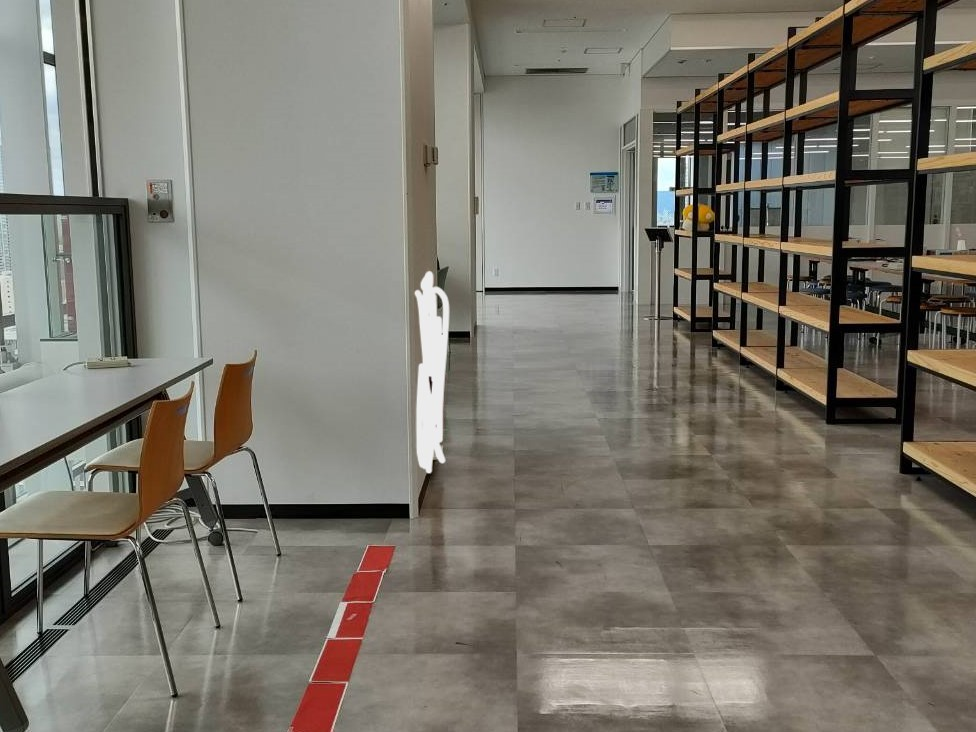
#> input picture img/redLine_test/redLine50_2.jpg, 976 x 732 px, found by its file name
$ python control_test3.py
#> lines starting #> are read from the running program, lines starting #| are printed output that depends on the picture; after the words box and inside, x2 and y2 are one past the last pixel; in counts of white or black regions, pixels touching at a corner belong together; long printed decimals are rounded
# x軸制御test
# 赤線に対してある程度傾けて置く

import cv2
import numpy as np
import socket
import time

"""
# TelloのIPアドレスとポート番号
TELLO_IP = '192.168.10.1'
TELLO_PORT = 8889
TELLO_ADDRESS = (TELLO_IP, TELLO_PORT)

# UDPソケットの作成
sock = socket.socket(socket.AF_INET, socket.SOCK_DGRAM)
sock.bind(('', 9001))

def send(message):
    try:
        sock.sendto(message.encode(), TELLO_ADDRESS)
        print(f"Sending message: {message}")
    except Exception as e:
        print(f"Error sending message: {e}")

def receive():
    try:
        response, _ = sock.recvfrom(1024)   # response:受信データ , _:送信元アドレス
        print(f"Received message: {response.decode()}")
    except Exception as e:
        print(f"Error receiving message: {e}")

def move(direction, distance):
    send(f"{direction} {distance}")
    receive()
"""


def binarization(image_path):
    # 画像を読み込む
    image = cv2.imread(image_path)
    if image is None:
        raise FileNotFoundError(f"Image not found at {image_path}")

    # BGRからHSVに変換
    hsv = cv2.cvtColor(image, cv2.COLOR_BGR2HSV)

    # 赤色の範囲を定義（赤色は2つの範囲をカバーするため、2つのマスクを作成）
    lower_red = np.array([0, 100, 100])  # ここを調整して範囲を絞ります
    upper_red = np.array([10, 255, 255])  # ここを調整して範囲を絞ります

    lower_red2 = np.array([160, 100, 100])
    upper_red2 = np.array([180, 255, 255])

    # 赤色のマスクを作成
    mask1 = cv2.inRange(hsv, lower_red, upper_red)
    mask2 = cv2.inRange(hsv, lower_red2, upper_red2)
    mask = cv2.bitwise_or(mask1, mask2)

    # マスクを適用して赤い部分を抽出
    result = cv2.bitwise_and(image, image, mask=mask)

    gray_image = cv2.cvtColor(result, cv2.COLOR_BGR2GRAY)
    _, binary_image = cv2.threshold(gray_image, 1, 255, cv2.THRESH_BINARY)

    return binary_image


def remove_noise(binary_image, cell_size, threshold):
    height, width = binary_image.shape[:2]
    for y in range(0, height, cell_size):
        for x in range(0, width, cell_size):
            cell = binary_image[y:y+cell_size, x:x+cell_size]
            red_pixels = np.sum(cell == 255)
            total_pixels = cell.size
            red_ratio = red_pixels / total_pixels

            if red_ratio < threshold:
                binary_image[y:y+cell_size, x:x+cell_size] = 0

    return binary_image


def group_coordinates(x_coords, y_coords, step):
    grouped_y_coords = []
    grouped_x_coords = []

    for y in range(0, max(y_coords) + step, step):
        mask = (y_coords >= y) & (y_coords < y + step)
        if np.any(mask):
            avg_y = np.mean(y_coords[mask])
            avg_x = np.mean(x_coords[mask])
            grouped_y_coords.append(avg_y)
            grouped_x_coords.append(avg_x)

    return np.array(grouped_x_coords), np.array(grouped_y_coords)


def remove_isolated_points(grouped_x_coords, grouped_y_coords, radius):
    filtered_x_coords = []
    filtered_y_coords = []
    for i in range(len(grouped_x_coords)):
        x = grouped_x_coords[i]
        y = grouped_y_coords[i]
        # 周囲の点をチェック
        distances = np.sqrt((grouped_x_coords - x) ** 2 + (grouped_y_coords - y) ** 2)
        # 半径内に他の点があるかチェック
        if np.sum((distances < radius) & (distances > 0)) > 0:
            filtered_x_coords.append(x)
            filtered_y_coords.append(y)
    return np.array(filtered_x_coords), np.array(filtered_y_coords)


def center_leastSquare(filtered_x_coords, filtered_y_coords):
    if len(filtered_x_coords) > 0:
        # 重心を計算
        cx = np.mean(filtered_x_coords)
        cy = np.mean(filtered_y_coords)

        # 最小二乗法
        A = np.vstack([filtered_x_coords, np.ones(len(filtered_x_coords))]).T
        m, _ = np.linalg.lstsq(A, filtered_y_coords, rcond=None)[0]
        m = -m

        # デバッグ用のプリント文
        print("(m):", m)
        # print("(cx):", cx)
        # print("(cy):", cy)

        return cx, cy, m
    return None, None, None


def process_image(image_path):
    global m, binary_image
    # 赤色のピクセルを抽出して2値化
    binary_image = binarization(image_path)
#> in binarization, image is the input picture: shape (732, 976, 3); mean B, G, R 109.3, 118.9, 123.2
#> in binarization, `hsv = cv2.cvtColor(image, cv2.COLOR_BGR2HSV)`: hsv: shape (732, 976, 3); mean H, S, V 32.3, 42.7, 124.8
#> in binarization, `mask1 = cv2.inRange(hsv, lower_red, upper_red)`:
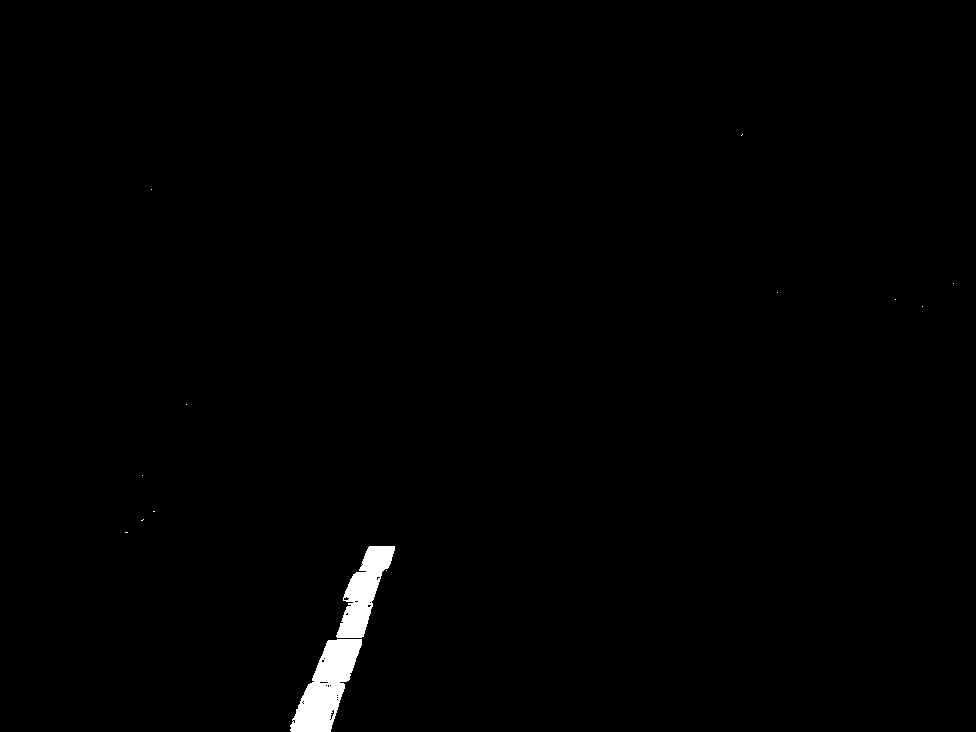
#> mask1: shape (732, 976); 0.85% white; 14 white regions (12 under 20 px), largest, box (x1, y1, x2, y2) and area: (290, 639, 362, 732) 3499, (336, 546, 395, 638) 2532
#> in binarization, `mask2 = cv2.inRange(hsv, lower_red2, upper_red2)`:
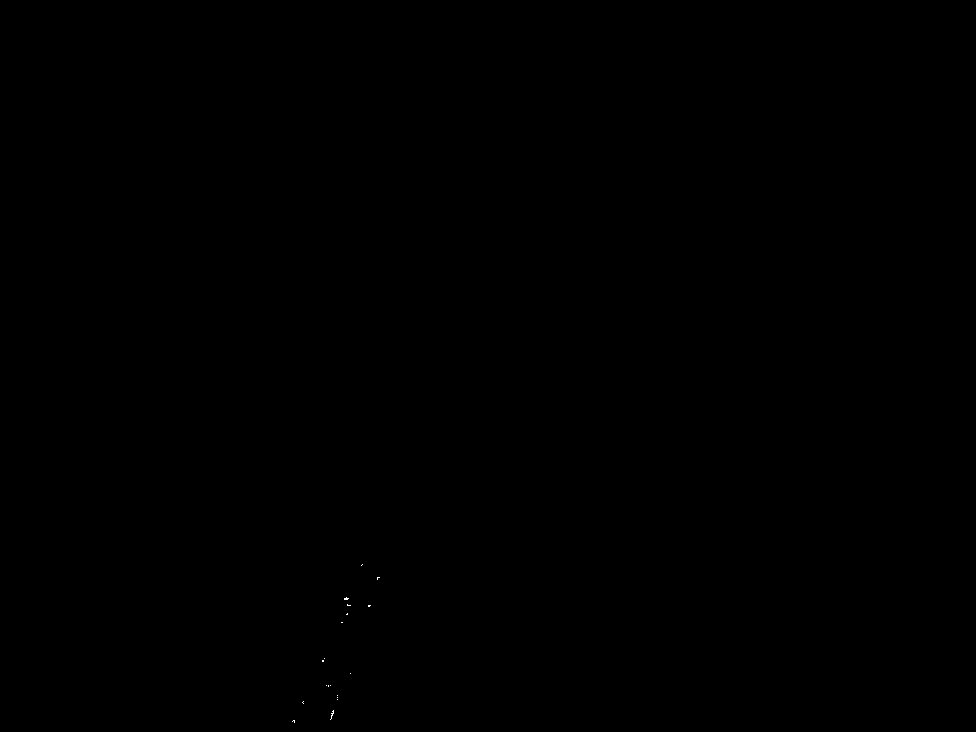
#> mask2: shape (732, 976); 0.01% white in thin lines or dots, all inside (x1, y1, x2, y2) = (292, 564, 380, 723)
#> in binarization, `mask = cv2.bitwise_or(mask1, mask2)`: mask: shape (732, 976); 0.86% white; 14 white regions (12 under 20 px), largest, box (x1, y1, x2, y2) and area: (290, 639, 362, 732) 3534, (336, 546, 395, 638) 2564
    # 画像のノイズを消す
    denoised_image = remove_noise(binary_image, 6, 0.7)
#> after the loop in remove_noise, `for y in range(0, height, cell_size):`:
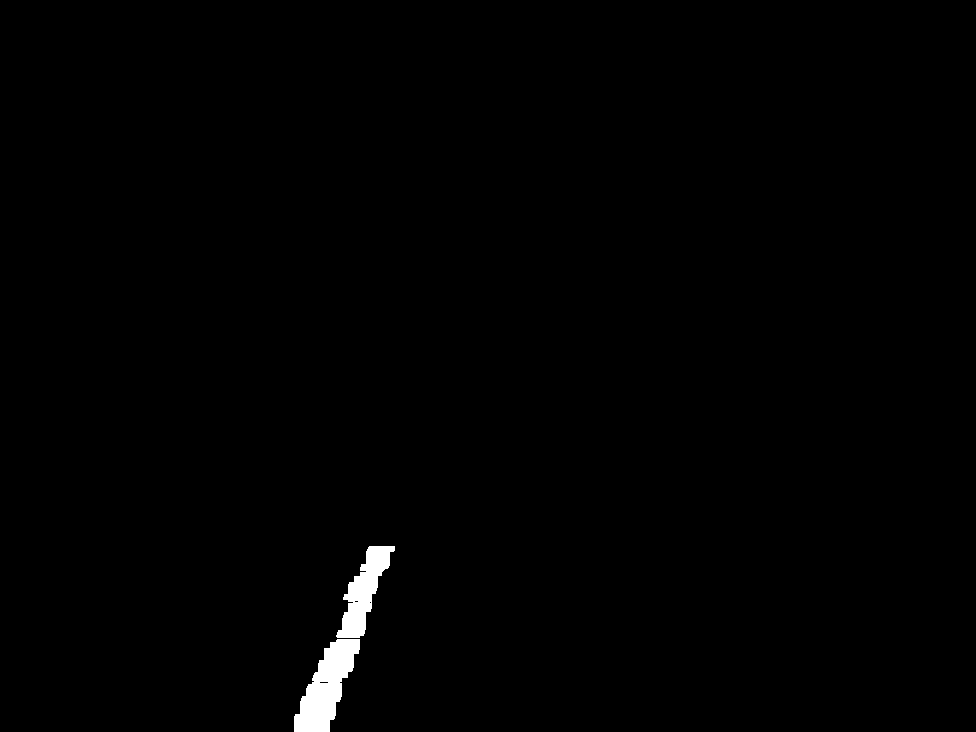
#> binary_image: shape (732, 976); 0.78% white; 2 white regions, box (x1, y1, x2, y2) and area: (294, 639, 360, 732) 3214, (336, 546, 395, 638) 2324
    # 白いピクセルの座標を抽出
    y_coords, x_coords = np.where(denoised_image == 255)
#> y_coords = 5538 values from 546 to 731; x_coords = 5538 values, max 394 at index 25, min 294 at index 4943, mean 341.8
    # 残った点をグループ化
    grouped_x_coords, grouped_y_coords = group_coordinates(x_coords, y_coords, 20)   # 数値の入力はstep数
#> the loop in group_coordinates, `for y in range(0, max(y_coords) + step, step):` made 38 passes
#> (avg_y, avg_x) on passes 28 to 37: (552.3, 379), (569.2, 372.3), (589.6, 361), (609.6, 357.4), (629.2, 351.6), (649.7, 341.9), (669.3, 333.1), (690.1, 323.5), (709.7, 316.7), (725.5, 311.5)
#> after the loop in group_coordinates, `for y in range(0, max(y_coords) + step, step):`: grouped_x_coords = [379, 372.3, 361, 357.4, 351.6, 341.9, 333.1, 323.5, 316.7, 311.5]; grouped_y_coords = [552.3, 569.2, 589.6, 609.6, 629.2, 649.7, 669.3, 690.1, 709.7, 725.5]
    # 孤立した点を削除
    filtered_x_coords, filtered_y_coords = remove_isolated_points(grouped_x_coords, grouped_y_coords, 40)
#> the loop in remove_isolated_points, `for i in range(len(grouped_x_coords)):` made 10 passes
#> (x, y) on passes 1 to 10: (379, 552.3), (372.3, 569.2), (361, 589.6), (357.4, 609.6), (351.6, 629.2), (341.9, 649.7), (333.1, 669.3), (323.5, 690.1), (316.7, 709.7), (311.5, 725.5)
#> after the loop in remove_isolated_points, `for i in range(len(grouped_x_coords)):`: filtered_x_coords has the same summary as grouped_x_coords in group_coordinates; filtered_y_coords has the same summary as grouped_y_coords in group_coordinates
#> filtered_x_coords has the same summary as grouped_x_coords in group_coordinates; filtered_y_coords has the same summary as grouped_y_coords in group_coordinates
    # 最小二乗法で直線フィット
    cx, cy, m = center_leastSquare(filtered_x_coords, filtered_y_coords)
#> in center_leastSquare, `cx = np.mean(filtered_x_coords)`: cx = 344.8
#> in center_leastSquare, `cy = np.mean(filtered_y_coords)`: cy = 639.4
#> in center_leastSquare, `A = np.vstack([filtered_x_coords, np.ones(len(filtered_x_coords))]).T`: A = [[379, 1], [372.3, 1], [361, 1], [357.4, 1], [351.6, 1], [341.9, 1], [333.1, 1], [323.5, 1], [316.7, 1], [311.5, 1]]
#> in center_leastSquare, `m, _ = np.linalg.lstsq(A, filtered_y_coords, rcond=None)[0]`: m = -2.55
#> in center_leastSquare, `m = -m`: m = 2.55
#| (m): 2.550
#> cx = 344.8; cy = 639.4; m = 2.55

    # [4 lines of commented-out code are left out]
    fx = 0.006912 * np.exp(0.013168 * (720 - cy)) + 0.355108
#> fx = 0.375
    print("(fx)", fx)
#| (fx) 0.3751

    # 重心cxと画面中心のずれ(d)
    cx_middle_error = 960//2 - cx
#> cx_middle_error = 135.2
    print("(cx_middle_errir)", cx_middle_error)
#| (cx_middle_errir) 135.211

    # drone画面のx方向のずれを入れたら, y軸を基準とする実際のx方向のずれが分かる.
    x_error = -cx_middle_error * fx
#> x_error = -50.72
    x_error = int(x_error)
#> x_error = -50
    print("(x_error)", x_error)
#| (x_error) -50

    """
    if(0 < x_error):
        move("left", -x_error)
    else:
        move("right", x_error)
    """


# グローバル変数
cx, cy = None, None
m = None
binary_image = None
image_path = r'C:\Users\daiko\drone\img\redLine_test\redLine50_2.jpg'

"""
# SDKモードを開始
send("command")
receive()

# 離陸
send("takeoff")
time.sleep(5)
"""

# 画像処理
process_image(image_path)

"""
# 着陸
send("land")
receive()

# ソケットを閉じる
sock.close()
"""

$ run again, with img/redLine_test/redLine100_3.jpg copied over img/redLine_test/redLine50_2.jpg
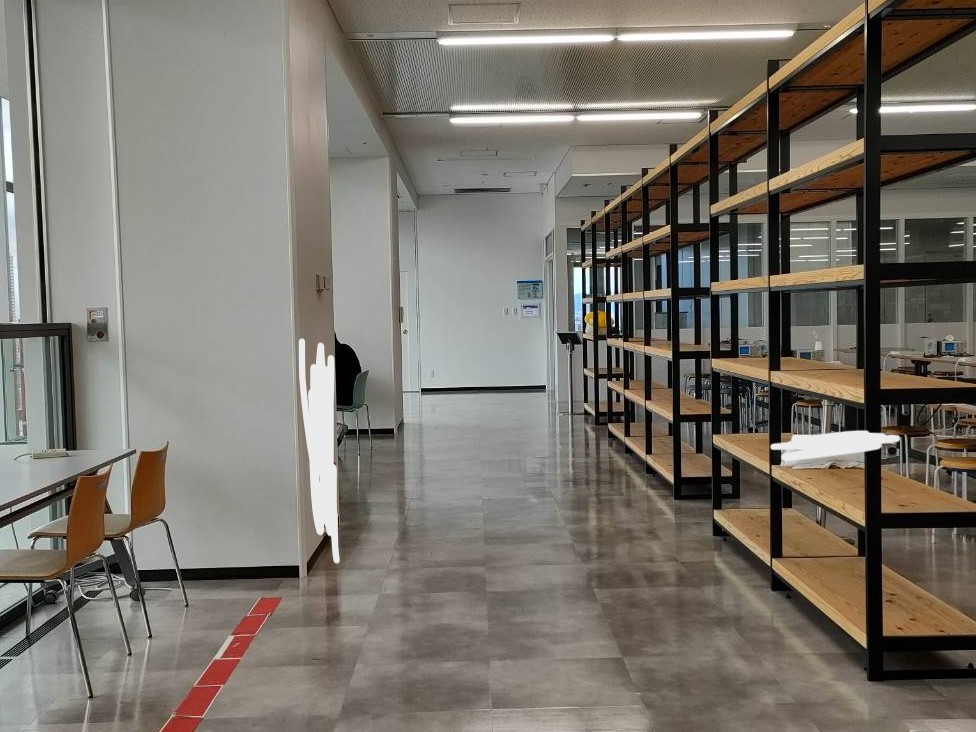
#> input picture img/redLine_test/redLine100_3.jpg, 976 x 732 px, found by its file name
#> in binarization, image is the input picture: shape (732, 976, 3); mean B, G, R 108, 116.7, 122.2
#> hsv: shape (732, 976, 3); mean H, S, V 32.1, 44.8, 123.5
#> in binarization, `mask1 = cv2.inRange(hsv, lower_red, upper_red)`:
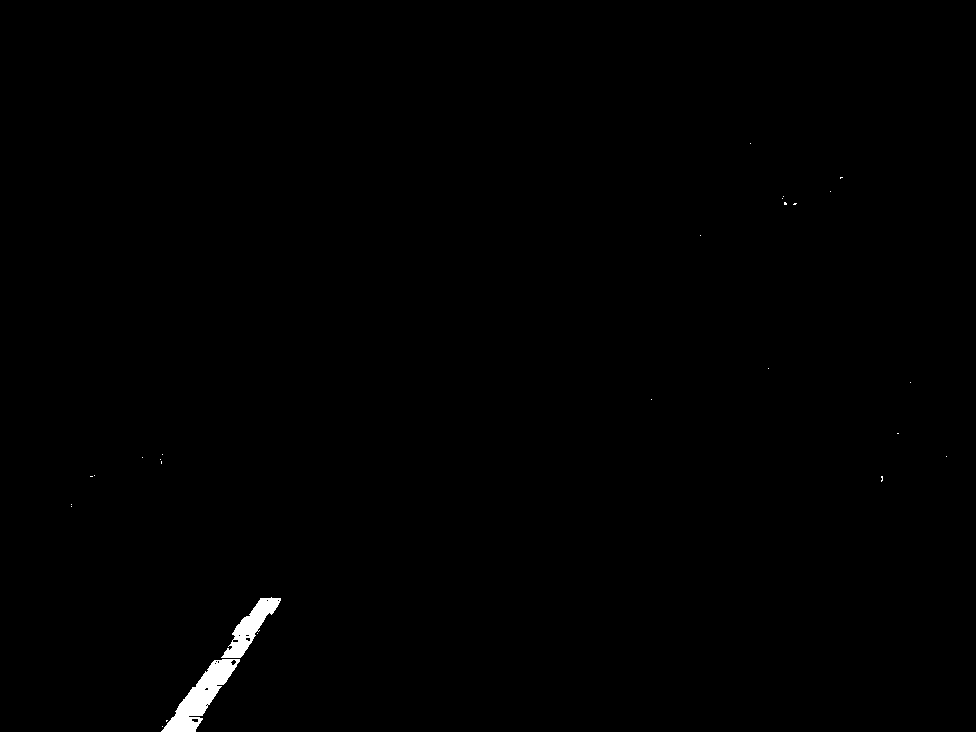
#> mask1: shape (732, 976); 0.47% white; 27 white regions (25 under 20 px), largest, box (x1, y1, x2, y2) and area: (161, 659, 240, 732) 2056, (221, 597, 281, 658) 1266
#> mask2: shape (732, 976); 0.01% white in thin lines or dots, all inside (x1, y1, x2, y2) = (192, 600, 279, 722)
#> mask: shape (732, 976); 0.48% white; 27 white regions (25 under 20 px), largest, box (x1, y1, x2, y2) and area: (161, 659, 240, 732) 2103, (221, 597, 281, 658) 1299
#> after the loop in remove_noise, `for y in range(0, height, cell_size):`:
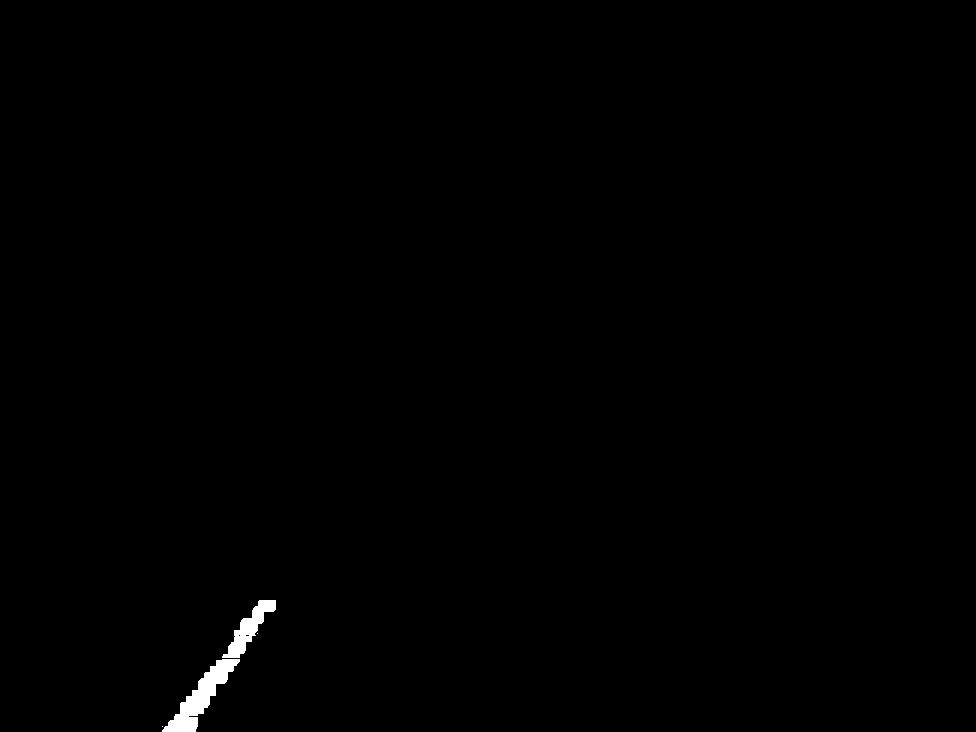
#> binary_image: shape (732, 976); 0.41% white; 4 white regions (2 under 20 px), largest, box (x1, y1, x2, y2) and area: (162, 659, 240, 732) 1830, (222, 600, 276, 658) 1064
#> y_coords = 2896 values from 600 to 731; x_coords = 2896 values, max 275 at index 16, min 162 at index 2695, mean 218.3
#> the loop in group_coordinates, `for y in range(0, max(y_coords) + step, step):` made 38 passes
#> (avg_y, avg_x) on passes 31 to 37: (609.1, 262), (629.2, 246.9), (649.1, 235.7), (669.7, 220.3), (689.5, 205), (709.1, 191.3), (725.7, 181)
#> after the loop in group_coordinates, `for y in range(0, max(y_coords) + step, step):`: grouped_x_coords = [262, 246.9, 235.7, 220.3, 205, 191.3, 181]; grouped_y_coords = [609.1, 629.2, 649.1, 669.7, 689.5, 709.1, 725.7]
#> in process_image, `grouped_x_coords, grouped_y_coords = group_coordinates(x_coords, y_coo..`: grouped_x_coords = [262, 246.9, 235.7, 220.3, 205, 191.3, 181]; grouped_y_coords = [609.1, 629.2, 649.1, 669.7, 689.5, 709.1, 725.7]
#> the loop in remove_isolated_points, `for i in range(len(grouped_x_coords)):` made 7 passes
#> (x, y, distances) on passes 1 to 7: (262, 609.1, [0, 25.16, 47.89, 73.57, 98.53, 122.4, 142]), (246.9, 629.2, [25.16, 0, 22.84, 48.45, 73.38, 97.26, 116.9]), (235.7, 649.1, [47.89, 22.84, 0, 25.72, 50.7, 74.56, 94.13]), (220.3, 669.7, [73.57, 48.45, 25.72, 0, 24.98, 48.84, 68.42]), (205, 689.5, [98.53, 73.38, 50.7, 24.98, 0, 23.88, 43.48]), (191.3, 709.1, [122.4, 97.26, 74.56, 48.84, 23.88, 0, 19.62]), (181, 725.7, [142, 116.9, 94.13, 68.42, 43.48, 19.62, 0])
#> after the loop in remove_isolated_points, `for i in range(len(grouped_x_coords)):`: filtered_x_coords = [262, 246.9, 235.7, 220.3, 205, 191.3, 181]; filtered_y_coords = [609.1, 629.2, 649.1, 669.7, 689.5, 709.1, 725.7]
#> in process_image, `filtered_x_coords, filtered_y_coords = remove_isolated_points(grouped_..`: filtered_x_coords = [262, 246.9, 235.7, 220.3, 205, 191.3, 181]; filtered_y_coords = [609.1, 629.2, 649.1, 669.7, 689.5, 709.1, 725.7]
#> in center_leastSquare, `cx = np.mean(filtered_x_coords)`: cx = 220.3
#> in center_leastSquare, `cy = np.mean(filtered_y_coords)`: cy = 668.8
#> A = [[262, 1], [246.9, 1], [235.7, 1], [220.3, 1], [205, 1], [191.3, 1], [181, 1]]
#> in center_leastSquare, `m, _ = np.linalg.lstsq(A, filtered_y_coords, rcond=None)[0]`: m = -1.43
#> in center_leastSquare, `m = -m`: m = 1.43
#| (m): 1.426
#> in process_image, `cx, cy, m = center_leastSquare(filtered_x_coords, filtered_y_coords)`: cx = 220.3; cy = 668.8; m = 1.43
#> fx = 0.369
#| (fx) 0.3687
#> cx_middle_error = 259.7
#| (cx_middle_errir) 259.690
#> in process_image, `x_error = -cx_middle_error * fx`: x_error = -95.74
#> in process_image, `x_error = int(x_error)`: x_error = -95
#| (x_error) -95
